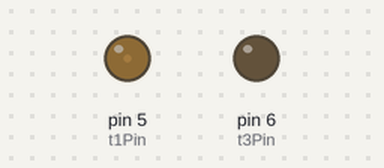
A sketch run on a simulated Arduino Uno, built with avr-gcc and run on an emulated ATmega328P. On the bench: output pins drawn as LEDs (lit = HIGH).

Above: at 0.05 s.
At 0.45 s:
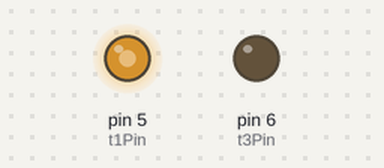
At 0.9 s:
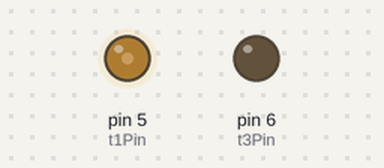
At 2.4 s:
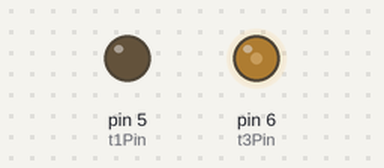
Timing chart, 0 to 6.0 s (numbered marks = the images above):
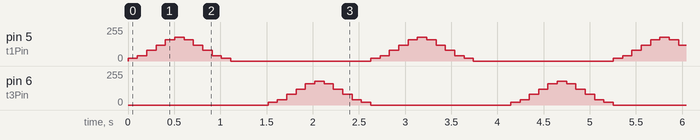

The sketch:

hipnotizador.ino
```cpp
int t1Pin = 5;
int t3Pin = 6;
int speeds[] = {20, 40, 80, 120, 160, 180, 160, 120, 80, 40, 20,0,0,0,0,
-20, -40, -80, -120, -160, -180, -160, -120, -80, -40, -20};
int i = 0;
void setup()
{
pinMode(t1Pin, OUTPUT);
digitalWrite(t1Pin, LOW);
pinMode(t3Pin, OUTPUT);
digitalWrite(t3Pin, LOW);
}
void loop(){
int speed = speeds[i];
i++;
if (i == 26)
{
i = 0;
}
drive(speed);
delay(100);
}
void allOff()
{
digitalWrite(t1Pin, LOW);
digitalWrite(t3Pin, LOW);
delay(1);
}
void drive(int speed)
{
allOff();
if (speed > 0)
{
analogWrite(t1Pin, speed);
}
else if (speed < 0)
{
analogWrite(t3Pin, -speed);
}
}
```

Measured:
- by itself, pin 5 (t1Pin), pin 6 (t3Pin): repeats every 2.6 s: 40/255 0.10 s, 80/255 0.10 s, 120/255 0.10 s, 160/255 0.10 s, 180/255 0.10 s, 160/255 0.10 s, 120/255 0.10 s, 80/255 0.10 s, 40/255 0.10 s, 20/255 0.10 s, 0/255 1.5 s, 20/255 0.10 s
